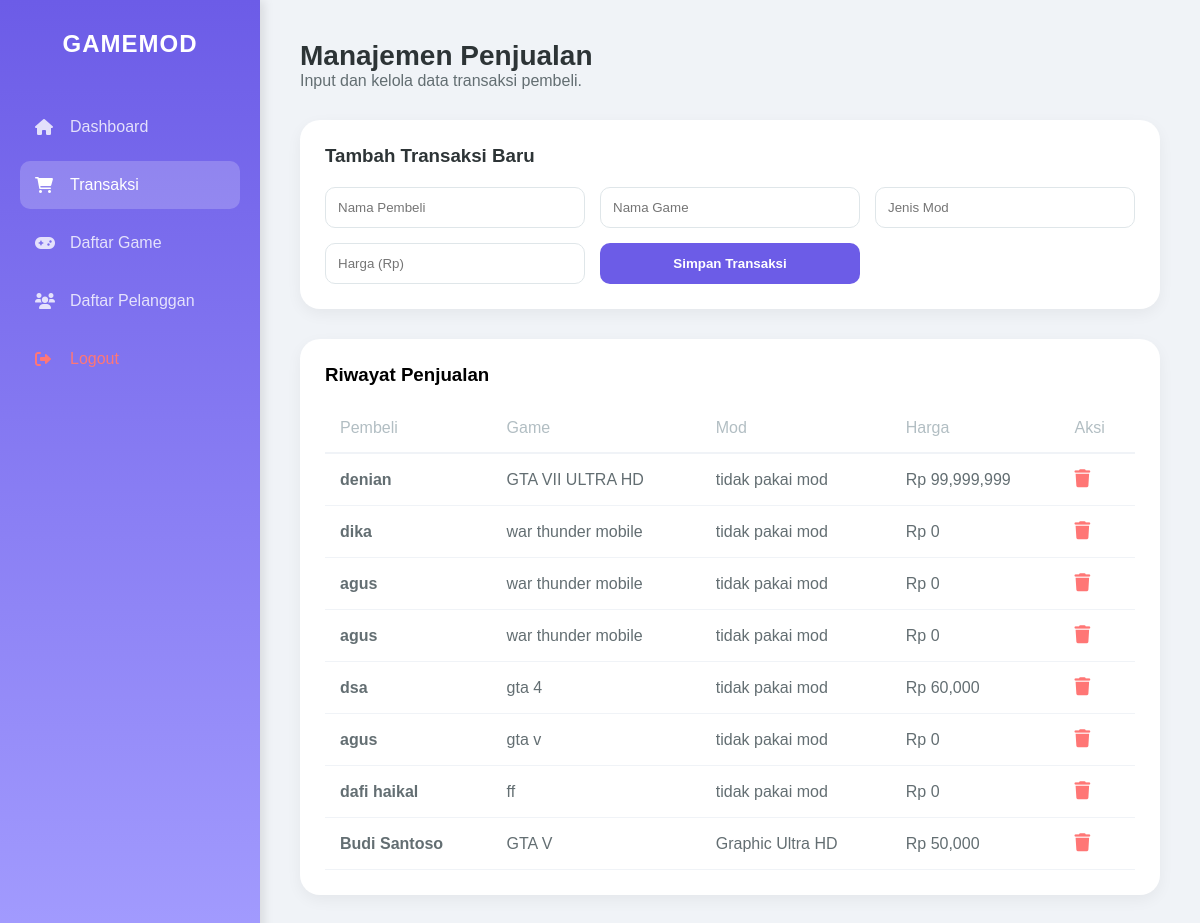
Screenshot of /penjualan.php (signed in) with the database file from the repository.
### tables this page shows
CREATE TABLE `mod_sales` (
  `id` int(11) NOT NULL,
  `nama_pembeli` varchar(100) NOT NULL,
  `nama_game` varchar(100) NOT NULL,
  `jenis_mod` varchar(50) NOT NULL,
  `harga` int(11) NOT NULL,
  `tanggal_beli` timestamp NOT NULL DEFAULT CURRENT_TIMESTAMP
);

### penjualan.php (the view, shortened to what this page needs)
<?php
include 'config.php';
$result = mysqli_query($conn, "SELECT * FROM mod_sales ORDER BY id DESC");
?>
<!DOCTYPE html>
<html lang="id">
<head>
    <link rel="stylesheet" href="https://cdnjs.cloudflare.com/ajax/libs/font-awesome/6.0.0/css/all.min.css">
</head>
<body>
    <div class="sidebar">
        <h2>GAMEMOD</h2>
        <a href="dashboard.php"><i class="fas fa-home"></i> Dashboard</a>
        <a href="penjualan.php" class="active"><i class="fas fa-shopping-cart"></i> Transaksi</a>
        <a href="mod_list.php"><i class="fas fa-gamepad"></i> Daftar Game</a>
        <a href="pelanggan.php"><i class="fas fa-users"></i> Daftar Pelanggan</a>
        <a href="logout.php" style="color: #ff7675;"><i class="fas fa-sign-out-alt"></i> Logout</a>
    </div>
    <div class="main-content">
        <div class="header">
            <h1>Manajemen Penjualan</h1>
            <p style="color: #636e72;">Input dan kelola data transaksi pembeli.</p>
        </div>
        <div class="card-form">
            <h3>Tambah Transaksi Baru</h3>
            <form action="" method="POST">
                <div class="form-grid">
                    <input type="text" name="nama_pembeli" placeholder="Nama Pembeli" required>
                    <input type="text" name="nama_game" placeholder="Nama Game" required>
                    <input type="text" name="jenis_mod" placeholder="Jenis Mod" required>
                    <input type="number" name="harga" placeholder="Harga (Rp)" required>
                    <button type="submit" name="add" class="btn-submit">Simpan Transaksi</button>
                </div>
            </form>
        </div>
        <div class="card-table">
            <h3>Riwayat Penjualan</h3>
            <br>
            <table>
                <thead>
                    <tr>
                        <th>Pembeli</th>
                        <th>Game</th>
                        <th>Mod</th>
                        <th>Harga</th>
                        <th>Aksi</th>
                    </tr>
                </thead>
                <tbody>
                    <?php while($row = mysqli_fetch_assoc($result)): ?>
                    <tr>
                        <td><strong><?php echo $row['nama_pembeli']; ?></strong></td>
                        <td><?php echo $row['nama_game']; ?></td>
                        <td><?php echo $row['jenis_mod']; ?></td>
                        <td>Rp <?php echo number_format($row['harga']); ?></td>
                        <td>
                            <a href="?delete=<?php echo $row['id']; ?>" class="btn-delete" title="Hapus" onclick="return confirm('Hapus data ini?')"><i class="fas fa-trash"></i></a>
                        </td>
                    </tr>
                    <?php endwhile; ?>
                </tbody>
            </table>
        </div>
    </div>
</body>
</html>

### penjualan.php (style rules this page uses)
:root { --primary: #6c5ce7; --secondary: #a29bfe; --bg: #f0f3f7; --sidebar-grad: linear-gradient(180deg, #6c5ce7 0%, #a29bfe 100%); }
* { margin: 0; padding: 0; box-sizing: border-box; font-family: 'Poppins', sans-serif; }
body { display: flex; background: var(--bg); min-height: 100vh; }
.sidebar { width: 260px; background: var(--sidebar-grad); color: white; padding: 30px 20px; display: flex; flex-direction: column; position: fixed; height: 100%; box-shadow: 4px 0 10px rgba(0,0,0,0.1); }
.sidebar h2 { text-align: center; margin-bottom: 40px; font-size: 24px; letter-spacing: 1px; }
.sidebar a { color: rgba(255,255,255,0.8); text-decoration: none; padding: 15px; margin: 5px 0; border-radius: 10px; transition: 0.3s; display: flex; align-items: center; }
.sidebar a i { margin-right: 15px; width: 20px; }
.sidebar a:hover, .sidebar a.active { background: rgba(255,255,255,0.2); color: white; }
.main-content { margin-left: 260px; flex: 1; padding: 40px; }
.header { margin-bottom: 30px; }
.header h1 { font-size: 28px; color: #2d3436; }
.card-form { background: white; padding: 25px; border-radius: 20px; box-shadow: 0 5px 15px rgba(0,0,0,0.05); margin-bottom: 30px; }
.card-form h3 { margin-bottom: 20px; color: #2d3436; }
.form-grid { display: grid; grid-template-columns: repeat(auto-fit, minmax(200px, 1fr)); gap: 15px; }
input { padding: 12px; border: 1px solid #dfe6e9; border-radius: 10px; outline: none; transition: 0.3s; }
.btn-submit { background: var(--primary); color: white; border: none; padding: 12px; border-radius: 10px; cursor: pointer; font-weight: bold; transition: 0.3s; }
.card-table { background: white; padding: 25px; border-radius: 20px; box-shadow: 0 5px 15px rgba(0,0,0,0.05); }
table { width: 100%; border-collapse: collapse; }
th { text-align: left; padding: 15px; color: #b2bec3; font-weight: 500; border-bottom: 2px solid #f0f3f7; }
td { padding: 15px; border-bottom: 1px solid #f0f3f7; color: #636e72; }
.btn-delete { color: #ff7675; text-decoration: none; font-size: 18px; }

### rows the page displays
mod_sales: nama_pembeli "denian", nama_game "GTA VII ULTRA HD", jenis_mod "tidak pakai mod", harga "99,999,999"
mod_sales: nama_pembeli "dika", nama_game "war thunder mobile", jenis_mod "tidak pakai mod", harga "0"
mod_sales: nama_pembeli "agus", nama_game "war thunder mobile", jenis_mod "tidak pakai mod", harga "0"
mod_sales: nama_pembeli "agus", nama_game "war thunder mobile", jenis_mod "tidak pakai mod", harga "0"
mod_sales: nama_pembeli "dsa", nama_game "gta 4", jenis_mod "tidak pakai mod", harga "60,000"
mod_sales: nama_pembeli "agus", nama_game "gta v", jenis_mod "tidak pakai mod", harga "0"
mod_sales: nama_pembeli "dafi haikal", nama_game "ff", jenis_mod "tidak pakai mod", harga "0"
mod_sales: nama_pembeli "Budi Santoso", nama_game "GTA V", jenis_mod "Graphic Ultra HD", harga "50,000"
